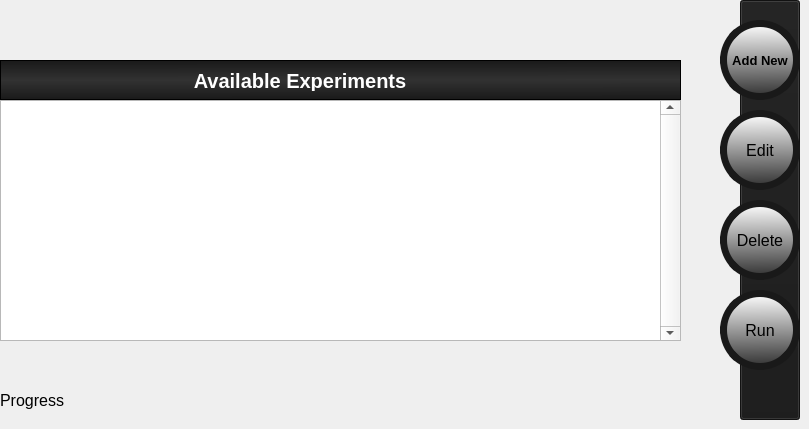
    <widget class="QWidget" name="page">
     <property name="styleSheet">
      <string notr="true">QScrollBar:vertical {
    width: 20px;
}
</string>
     </property>
     <widget class="QToolButton" name="toolButton_3">
      <property name="geometry">
       <rect>
        <x>720</x>
        <y>20</y>
        <width>80</width>
        <height>80</height>
       </rect>
      </property>
      <property name="font">
       <font>
        <pointsize>10</pointsize>
        <weight>75</weight>
        <bold>true</bold>
       </font>
      </property>
      <property name="styleSheet">
       <string notr="true">QToolButton {
background-color:qlineargradient(spread:pad, x1:0.5, y1:1, x2:0.485, y2:0, stop:0 rgba(50,50,50, 255), stop:1 rgba(255, 255, 255, 255));
border: 7px solid rgb(25, 25, 25);
border-radius: 40%;
/*border-bottom-right-radius :25px;
/*border-top-left-radius :30px;*/
/**/
}
QToolButton:pressed{
background-color:qlineargradient(spread:pad, x1:0.5, y1:1, x2:0.485, y2:0, stop:0 rgba(255,255,255, 255), stop:1 rgba(50,50,50, 255));
}

QToolButton:disabled{
background-color:qlineargradient(spread:pad, x1:0.5, y1:1, x2:0.485, y2:0, stop:0 rgba(255,255,255, 255), stop:1 rgba(50,50,50, 255));
}


</string>
      </property>
      <property name="text">
       <string>Add New</string>
      </property>
      <property name="icon">
       <iconset resource="extqrc.qrc">
        <normaloff>:/icons/add.png</normaloff>:/icons/add.png</iconset>
      </property>
      <property name="iconSize">
       <size>
        <width>40</width>
        <height>40</height>
       </size>
      </property>
      <property name="toolButtonStyle">
       <enum>Qt::ToolButtonIconOnly</enum>
      </property>
     </widget>
     <widget class="QToolButton" name="toolButton_4">
      <property name="geometry">
       <rect>
        <x>720</x>
        <y>110</y>
        <width>80</width>
        <height>80</height>
       </rect>
      </property>
      <property name="font">
       <font>
        <pointsize>12</pointsize>
       </font>
      </property>
      <property name="styleSheet">
       <string notr="true">QToolButton {
background-color:qlineargradient(spread:pad, x1:0.5, y1:1, x2:0.485, y2:0, stop:0 rgba(50,50,50, 255), stop:1 rgba(255, 255, 255, 255));
border: 7px solid rgb(25, 25, 25);
border-radius: 40%;
/*border-bottom-right-radius :25px;
/*border-top-left-radius :30px;*/
/**/
}
QToolButton:pressed{
background-color:qlineargradient(spread:pad, x1:0.5, y1:1, x2:0.485, y2:0, stop:0 rgba(255,255,255, 255), stop:1 rgba(50,50,50, 255));
}

QToolButton:disabled{
background-color:qlineargradient(spread:pad, x1:0.5, y1:1, x2:0.485, y2:0, stop:0 rgba(255,255,255, 255), stop:1 rgba(50,50,50, 255));
}


</string>
      </property>
      <property name="text">
       <string>Edit</string>
      </property>
      <property name="icon">
       <iconset resource="extqrc.qrc">
        <normaloff>:/icons/edit.png</normaloff>:/icons/edit.png</iconset>
      </property>
      <property name="iconSize">
       <size>
        <width>40</width>
        <height>40</height>
       </size>
      </property>
      <property name="toolButtonStyle">
       <enum>Qt::ToolButtonIconOnly</enum>
      </property>
     </widget>
     <widget class="QToolButton" name="toolButton_5">
      <property name="geometry">
       <rect>
        <x>720</x>
        <y>200</y>
        <width>80</width>
        <height>80</height>
       </rect>
      </property>
      <property name="font">
       <font>
        <pointsize>12</pointsize>
       </font>
      </property>
      <property name="styleSheet">
       <string notr="true">QToolButton {
background-color:qlineargradient(spread:pad, x1:0.5, y1:1, x2:0.485, y2:0, stop:0 rgba(50,50,50, 255), stop:1 rgba(255, 255, 255, 255));
border: 7px solid rgb(25, 25, 25);
border-radius: 40%;
/*border-bottom-right-radius :25px;
/*border-top-left-radius :30px;*/
/**/
}
QToolButton:pressed{
background-color:qlineargradient(spread:pad, x1:0.5, y1:1, x2:0.485, y2:0, stop:0 rgba(255,255,255, 255), stop:1 rgba(50,50,50, 255));
}

QToolButton:disabled{
background-color:qlineargradient(spread:pad, x1:0.5, y1:1, x2:0.485, y2:0, stop:0 rgba(255,255,255, 255), stop:1 rgba(50,50,50, 255));
}


</string>
      </property>
      <property name="text">
       <string>Delete</string>
      </property>
      <property name="icon">
       <iconset resource="extqrc.qrc">
        <normaloff>:/icons/bin.png</normaloff>:/icons/bin.png</iconset>
      </property>
      <property name="iconSize">
       <size>
        <width>40</width>
        <height>40</height>
       </size>
      </property>
      <property name="toolButtonStyle">
       <enum>Qt::ToolButtonIconOnly</enum>
      </property>
     </widget>
     <widget class="QToolButton" name="toolButton_6">
      <property name="enabled">
       <bool>true</bool>
      </property>
      <property name="geometry">
       <rect>
        <x>720</x>
        <y>290</y>
        <width>80</width>
        <height>80</height>
       </rect>
      </property>
      <property name="font">
       <font>
        <pointsize>12</pointsize>
       </font>
      </property>
      <property name="styleSheet">
       <string notr="true">QToolButton {
background-color:qlineargradient(spread:pad, x1:0.5, y1:1, x2:0.485, y2:0, stop:0 rgba(50,50,50, 255), stop:1 rgba(255, 255, 255, 255));
border: 7px solid rgb(25, 25, 25);
border-radius: 40%;
/*border-bottom-right-radius :25px;
/*border-top-left-radius :30px;*/
/**/
}
QToolButton:pressed{
background-color:qlineargradient(spread:pad, x1:0.5, y1:1, x2:0.485, y2:0, stop:0 rgba(255,255,255, 255), stop:1 rgba(50,50,50, 255));
}

QToolButton:disabled{
background-color:qlineargradient(spread:pad, x1:0.5, y1:1, x2:0.485, y2:0, stop:0 rgba(255,255,255, 255), stop:1 rgba(50,50,50, 255));
}


</string>
      </property>
      <property name="text">
       <string>Run</string>
      </property>
      <property name="icon">
       <iconset resource="extqrc.qrc">
        <normaloff>:/icons/right-arrow.png</normaloff>:/icons/right-arrow.png</iconset>
      </property>
      <property name="iconSize">
       <size>
        <width>40</width>
        <height>40</height>
       </size>
      </property>
      <property name="toolButtonStyle">
       <enum>Qt::ToolButtonIconOnly</enum>
      </property>
     </widget>
     <widget class="QFrame" name="frame">
      <property name="geometry">
       <rect>
        <x>0</x>
        <y>60</y>
        <width>681</width>
        <height>40</height>
       </rect>
      </property>
      <property name="styleSheet">
       <string notr="true">QFrame {
background-color:qlineargradient(spread:reflect, x1:0.49, y1:0.500182, x2:0.485, y2:0, stop:0 rgba(50, 50, 50, 255), stop:1 rgba(25, 25, 25, 255));
color:rgb(255, 255, 255);
/*border-top: 2px solid rgb(0, 170, 255);
border-bottom: 2px solid rgb(0, 170, 255);
border-left: 2px solid rgb(0, 170, 255);
border-right: 2px solid rgb(0, 170, 255);
/*border: 2px solid rgb(0, 170, 255);
/*border-bottom-right-radius :30px;
/*border-top-left-radius :30px;*/
/*border-radius: 10px;*/
}
QPushButton:pressed{


background-color:rgb(0, 170, 255);
}

</string>
      </property>
      <property name="frameShape">
       <enum>QFrame::StyledPanel</enum>
      </property>
      <property name="frameShadow">
       <enum>QFrame::Raised</enum>
      </property>
      <widget class="QLabel" name="label_3">
       <property name="geometry">
        <rect>
         <x>160</x>
         <y>10</y>
         <width>280</width>
         <height>21</height>
        </rect>
       </property>
       <property name="font">
        <font>
         <pointsize>15</pointsize>
         <weight>75</weight>
         <bold>true</bold>
        </font>
       </property>
       <property name="styleSheet">
        <string notr="true">background:rgba(0, 0, 0,0);
color:rgb(255, 255, 255)</string>
       </property>
       <property name="text">
        <string>Available Experiments</string>
       </property>
       <property name="alignment">
        <set>Qt::AlignCenter</set>
       </property>
      </widget>
     </widget>
     <widget class="QLabel" name="label_4">
      <property name="geometry">
       <rect>
        <x>0</x>
        <y>390</y>
        <width>251</width>
        <height>21</height>
       </rect>
      </property>
      <property name="font">
       <font>
        <pointsize>12</pointsize>
       </font>
      </property>
      <property name="styleSheet">
       <string notr="true">background:rgba(0, 0, 0,0)</string>
      </property>
      <property name="text">
       <string>Progress</string>
      </property>
     </widget>
     <widget class="QListWidget" name="listWidget">
      <property name="geometry">
       <rect>
        <x>0</x>
        <y>100</y>
        <width>681</width>
        <height>241</height>
       </rect>
      </property>
      <property name="font">
       <font>
        <pointsize>20</pointsize>
       </font>
      </property>
      <property name="styleSheet">
       <string notr="true">QListWidget
{
border : 2px solid black;
background : rgb(255, 255, 255)
}
QListWidget QScrollBar
{
background : qlineargradient(spread:pad, x1:0, y1:0, x2:0, y2:1, stop:0 #369, stop:1 #147);
}
QListWidget::item { border-bottom: 1px solid black;}
QListWidget::item:selected {
    background: qlineargradient(spread:pad, x1:0, y1:0, x2:0, y2:1, stop:0 #369, stop:1 #147);
    color: white;};


</string>
      </property>
      <property name="verticalScrollBarPolicy">
       <enum>Qt::ScrollBarAlwaysOn</enum>
      </property>
     </widget>
     <widget class="QPushButton" name="pushButton_38">
      <property name="geometry">
       <rect>
        <x>740</x>
        <y>0</y>
        <width>60</width>
        <height>420</height>
       </rect>
      </property>
      <property name="font">
       <font>
        <pointsize>16</pointsize>
        <weight>75</weight>
        <bold>true</bold>
       </font>
      </property>
      <property name="styleSheet">
       <string notr="true">QPushButton {
background-color:rgb(25, 25, 25);
/*qlineargradient(spread:pad, x1:0.51, y1:0, x2:0.495, y2:1, stop:0 rgba(0,245,251,255), stop:1 rgba(75,175,253,255));*/

color:rgb(255, 255, 255);
/*border-top: 2px solid rgb(0, 170, 255);
border-bottom: 2px solid rgb(0, 170, 255);
border-left: 2px solid rgb(0, 170, 255);
border-right: 2px solid rgb(0, 170, 255);
/*border: 2px solid rgb(0, 170, 255);
/*border-bottom-right-radius :30px;
/*border-top-left-radius :30px;*/
/*border-radius: 10px;*/
}
QPushButton:pressed{


background-color:rgb(0, 170, 255);
}

</string>
      </property>
      <property name="text">
       <string/>
      </property>
     </widget>
     <zorder>frame</zorder>
     <zorder>label_4</zorder>
     <zorder>listWidget</zorder>
     <zorder>pushButton_38</zorder>
     <zorder>toolButton_3</zorder>
     <zorder>toolButton_4</zorder>
     <zorder>toolButton_5</zorder>
     <zorder>toolButton_6</zorder>
    </widget>
